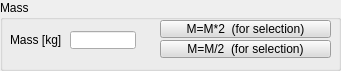
   <widget class="QGroupBox" name="groupBox_4">
    <property name="geometry">
     <rect>
      <x>10</x>
      <y>70</y>
      <width>341</width>
      <height>71</height>
     </rect>
    </property>
    <property name="title">
     <string>Mass</string>
    </property>
    <property name="flat">
     <bool>false</bool>
    </property>
    <widget class="QLineEdit" name="qqMass">
     <property name="geometry">
      <rect>
       <x>70</x>
       <y>31</y>
       <width>66</width>
       <height>18</height>
      </rect>
     </property>
    </widget>
    <widget class="QToolButton" name="qqMassT2">
     <property name="geometry">
      <rect>
       <x>160</x>
       <y>20</y>
       <width>171</width>
       <height>18</height>
      </rect>
     </property>
     <property name="palette">
      <palette>
       <active>
        <colorrole role="WindowText">
         <brush brushstyle="SolidPattern">
          <color alpha="255">
           <red>0</red>
           <green>0</green>
           <blue>0</blue>
          </color>
         </brush>
        </colorrole>
        <colorrole role="Button">
         <brush brushstyle="SolidPattern">
          <color alpha="255">
           <red>220</red>
           <green>220</green>
           <blue>220</blue>
          </color>
         </brush>
        </colorrole>
        <colorrole role="Light">
         <brush brushstyle="SolidPattern">
          <color alpha="255">
           <red>255</red>
           <green>255</green>
           <blue>255</blue>
          </color>
         </brush>
        </colorrole>
        <colorrole role="Midlight">
         <brush brushstyle="SolidPattern">
          <color alpha="255">
           <red>237</red>
           <green>237</green>
           <blue>237</blue>
          </color>
         </brush>
        </colorrole>
        <colorrole role="Dark">
         <brush brushstyle="SolidPattern">
          <color alpha="255">
           <red>110</red>
           <green>110</green>
           <blue>110</blue>
          </color>
         </brush>
        </colorrole>
        <colorrole role="Mid">
         <brush brushstyle="SolidPattern">
          <color alpha="255">
           <red>147</red>
           <green>147</green>
           <blue>147</blue>
          </color>
         </brush>
        </colorrole>
        <colorrole role="Text">
         <brush brushstyle="SolidPattern">
          <color alpha="255">
           <red>0</red>
           <green>0</green>
           <blue>0</blue>
          </color>
         </brush>
        </colorrole>
        <colorrole role="BrightText">
         <brush brushstyle="SolidPattern">
          <color alpha="255">
           <red>255</red>
           <green>255</green>
           <blue>255</blue>
          </color>
         </brush>
        </colorrole>
        <colorrole role="ButtonText">
         <brush brushstyle="SolidPattern">
          <color alpha="255">
           <red>0</red>
           <green>0</green>
           <blue>0</blue>
          </color>
         </brush>
        </colorrole>
        <colorrole role="Base">
         <brush brushstyle="SolidPattern">
          <color alpha="255">
           <red>255</red>
           <green>255</green>
           <blue>255</blue>
          </color>
         </brush>
        </colorrole>
        <colorrole role="Window">
         <brush brushstyle="SolidPattern">
          <color alpha="255">
           <red>220</red>
           <green>220</green>
           <blue>220</blue>
          </color>
         </brush>
        </colorrole>
        <colorrole role="Shadow">
         <brush brushstyle="SolidPattern">
          <color alpha="255">
           <red>0</red>
           <green>0</green>
           <blue>0</blue>
          </color>
         </brush>
        </colorrole>
        <colorrole role="AlternateBase">
         <brush brushstyle="SolidPattern">
          <color alpha="255">
           <red>237</red>
           <green>237</green>
           <blue>237</blue>
          </color>
         </brush>
        </colorrole>
        <colorrole role="ToolTipBase">
         <brush brushstyle="SolidPattern">
          <color alpha="255">
           <red>255</red>
           <green>255</green>
           <blue>220</blue>
          </color>
         </brush>
        </colorrole>
        <colorrole role="ToolTipText">
         <brush brushstyle="SolidPattern">
          <color alpha="255">
           <red>0</red>
           <green>0</green>
           <blue>0</blue>
          </color>
         </brush>
        </colorrole>
       </active>
       <inactive>
        <colorrole role="WindowText">
         <brush brushstyle="SolidPattern">
          <color alpha="255">
           <red>0</red>
           <green>0</green>
           <blue>0</blue>
          </color>
         </brush>
        </colorrole>
        <colorrole role="Button">
         <brush brushstyle="SolidPattern">
          <color alpha="255">
           <red>220</red>
           <green>220</green>
           <blue>220</blue>
          </color>
         </brush>
        </colorrole>
        <colorrole role="Light">
         <brush brushstyle="SolidPattern">
          <color alpha="255">
           <red>255</red>
           <green>255</green>
           <blue>255</blue>
          </color>
         </brush>
        </colorrole>
        <colorrole role="Midlight">
         <brush brushstyle="SolidPattern">
          <color alpha="255">
           <red>237</red>
           <green>237</green>
           <blue>237</blue>
          </color>
         </brush>
        </colorrole>
        <colorrole role="Dark">
         <brush brushstyle="SolidPattern">
          <color alpha="255">
           <red>110</red>
           <green>110</green>
           <blue>110</blue>
          </color>
         </brush>
        </colorrole>
        <colorrole role="Mid">
         <brush brushstyle="SolidPattern">
          <color alpha="255">
           <red>147</red>
           <green>147</green>
           <blue>147</blue>
          </color>
         </brush>
        </colorrole>
        <colorrole role="Text">
         <brush brushstyle="SolidPattern">
          <color alpha="255">
           <red>0</red>
           <green>0</green>
           <blue>0</blue>
          </color>
         </brush>
        </colorrole>
        <colorrole role="BrightText">
         <brush brushstyle="SolidPattern">
          <color alpha="255">
           <red>255</red>
           <green>255</green>
           <blue>255</blue>
          </color>
         </brush>
        </colorrole>
        <colorrole role="ButtonText">
         <brush brushstyle="SolidPattern">
          <color alpha="255">
           <red>0</red>
           <green>0</green>
           <blue>0</blue>
          </color>
         </brush>
        </colorrole>
        <colorrole role="Base">
         <brush brushstyle="SolidPattern">
          <color alpha="255">
           <red>255</red>
           <green>255</green>
           <blue>255</blue>
          </color>
         </brush>
        </colorrole>
        <colorrole role="Window">
         <brush brushstyle="SolidPattern">
          <color alpha="255">
           <red>220</red>
           <green>220</green>
           <blue>220</blue>
          </color>
         </brush>
        </colorrole>
        <colorrole role="Shadow">
         <brush brushstyle="SolidPattern">
          <color alpha="255">
           <red>0</red>
           <green>0</green>
           <blue>0</blue>
          </color>
         </brush>
        </colorrole>
        <colorrole role="AlternateBase">
         <brush brushstyle="SolidPattern">
          <color alpha="255">
           <red>237</red>
           <green>237</green>
           <blue>237</blue>
          </color>
         </brush>
        </colorrole>
        <colorrole role="ToolTipBase">
         <brush brushstyle="SolidPattern">
          <color alpha="255">
           <red>255</red>
           <green>255</green>
           <blue>220</blue>
          </color>
         </brush>
        </colorrole>
        <colorrole role="ToolTipText">
         <brush brushstyle="SolidPattern">
          <color alpha="255">
           <red>0</red>
           <green>0</green>
           <blue>0</blue>
          </color>
         </brush>
        </colorrole>
       </inactive>
       <disabled>
        <colorrole role="WindowText">
         <brush brushstyle="SolidPattern">
          <color alpha="255">
           <red>110</red>
           <green>110</green>
           <blue>110</blue>
          </color>
         </brush>
        </colorrole>
        <colorrole role="Button">
         <brush brushstyle="SolidPattern">
          <color alpha="255">
           <red>220</red>
           <green>220</green>
           <blue>220</blue>
          </color>
         </brush>
        </colorrole>
        <colorrole role="Light">
         <brush brushstyle="SolidPattern">
          <color alpha="255">
           <red>255</red>
           <green>255</green>
           <blue>255</blue>
          </color>
         </brush>
        </colorrole>
        <colorrole role="Midlight">
         <brush brushstyle="SolidPattern">
          <color alpha="255">
           <red>237</red>
           <green>237</green>
           <blue>237</blue>
          </color>
         </brush>
        </colorrole>
        <colorrole role="Dark">
         <brush brushstyle="SolidPattern">
          <color alpha="255">
           <red>110</red>
           <green>110</green>
           <blue>110</blue>
          </color>
         </brush>
        </colorrole>
        <colorrole role="Mid">
         <brush brushstyle="SolidPattern">
          <color alpha="255">
           <red>147</red>
           <green>147</green>
           <blue>147</blue>
          </color>
         </brush>
        </colorrole>
        <colorrole role="Text">
         <brush brushstyle="SolidPattern">
          <color alpha="255">
           <red>110</red>
           <green>110</green>
           <blue>110</blue>
          </color>
         </brush>
        </colorrole>
        <colorrole role="BrightText">
         <brush brushstyle="SolidPattern">
          <color alpha="255">
           <red>255</red>
           <green>255</green>
           <blue>255</blue>
          </color>
         </brush>
        </colorrole>
        <colorrole role="ButtonText">
         <brush brushstyle="SolidPattern">
          <color alpha="255">
           <red>110</red>
           <green>110</green>
           <blue>110</blue>
          </color>
         </brush>
        </colorrole>
        <colorrole role="Base">
         <brush brushstyle="SolidPattern">
          <color alpha="255">
           <red>220</red>
           <green>220</green>
           <blue>220</blue>
          </color>
         </brush>
        </colorrole>
        <colorrole role="Window">
         <brush brushstyle="SolidPattern">
          <color alpha="255">
           <red>220</red>
           <green>220</green>
           <blue>220</blue>
          </color>
         </brush>
        </colorrole>
        <colorrole role="Shadow">
         <brush brushstyle="SolidPattern">
          <color alpha="255">
           <red>0</red>
           <green>0</green>
           <blue>0</blue>
          </color>
         </brush>
        </colorrole>
        <colorrole role="AlternateBase">
         <brush brushstyle="SolidPattern">
          <color alpha="255">
           <red>220</red>
           <green>220</green>
           <blue>220</blue>
          </color>
         </brush>
        </colorrole>
        <colorrole role="ToolTipBase">
         <brush brushstyle="SolidPattern">
          <color alpha="255">
           <red>255</red>
           <green>255</green>
           <blue>220</blue>
          </color>
         </brush>
        </colorrole>
        <colorrole role="ToolTipText">
         <brush brushstyle="SolidPattern">
          <color alpha="255">
           <red>0</red>
           <green>0</green>
           <blue>0</blue>
          </color>
         </brush>
        </colorrole>
       </disabled>
      </palette>
     </property>
     <property name="focusPolicy">
      <enum>Qt::StrongFocus</enum>
     </property>
     <property name="text">
      <string>M=M*2  (for selection)</string>
     </property>
     <property name="autoRepeat">
      <bool>false</bool>
     </property>
    </widget>
    <widget class="QToolButton" name="qqMassD2">
     <property name="geometry">
      <rect>
       <x>160</x>
       <y>40</y>
       <width>171</width>
       <height>18</height>
      </rect>
     </property>
     <property name="palette">
      <palette>
       <active>
        <colorrole role="WindowText">
         <brush brushstyle="SolidPattern">
          <color alpha="255">
           <red>0</red>
           <green>0</green>
           <blue>0</blue>
          </color>
         </brush>
        </colorrole>
        <colorrole role="Button">
         <brush brushstyle="SolidPattern">
          <color alpha="255">
           <red>220</red>
           <green>220</green>
           <blue>220</blue>
          </color>
         </brush>
        </colorrole>
        <colorrole role="Light">
         <brush brushstyle="SolidPattern">
          <color alpha="255">
           <red>255</red>
           <green>255</green>
           <blue>255</blue>
          </color>
         </brush>
        </colorrole>
        <colorrole role="Midlight">
         <brush brushstyle="SolidPattern">
          <color alpha="255">
           <red>237</red>
           <green>237</green>
           <blue>237</blue>
          </color>
         </brush>
        </colorrole>
        <colorrole role="Dark">
         <brush brushstyle="SolidPattern">
          <color alpha="255">
           <red>110</red>
           <green>110</green>
           <blue>110</blue>
          </color>
         </brush>
        </colorrole>
        <colorrole role="Mid">
         <brush brushstyle="SolidPattern">
          <color alpha="255">
           <red>147</red>
           <green>147</green>
           <blue>147</blue>
          </color>
         </brush>
        </colorrole>
        <colorrole role="Text">
         <brush brushstyle="SolidPattern">
          <color alpha="255">
           <red>0</red>
           <green>0</green>
           <blue>0</blue>
          </color>
         </brush>
        </colorrole>
        <colorrole role="BrightText">
         <brush brushstyle="SolidPattern">
          <color alpha="255">
           <red>255</red>
           <green>255</green>
           <blue>255</blue>
          </color>
         </brush>
        </colorrole>
        <colorrole role="ButtonText">
         <brush brushstyle="SolidPattern">
          <color alpha="255">
           <red>0</red>
           <green>0</green>
           <blue>0</blue>
          </color>
         </brush>
        </colorrole>
        <colorrole role="Base">
         <brush brushstyle="SolidPattern">
          <color alpha="255">
           <red>255</red>
           <green>255</green>
           <blue>255</blue>
          </color>
         </brush>
        </colorrole>
        <colorrole role="Window">
         <brush brushstyle="SolidPattern">
          <color alpha="255">
           <red>220</red>
           <green>220</green>
           <blue>220</blue>
          </color>
         </brush>
        </colorrole>
        <colorrole role="Shadow">
         <brush brushstyle="SolidPattern">
          <color alpha="255">
           <red>0</red>
           <green>0</green>
           <blue>0</blue>
          </color>
         </brush>
        </colorrole>
        <colorrole role="AlternateBase">
         <brush brushstyle="SolidPattern">
          <color alpha="255">
           <red>237</red>
           <green>237</green>
           <blue>237</blue>
          </color>
         </brush>
        </colorrole>
        <colorrole role="ToolTipBase">
         <brush brushstyle="SolidPattern">
          <color alpha="255">
           <red>255</red>
           <green>255</green>
           <blue>220</blue>
          </color>
         </brush>
        </colorrole>
        <colorrole role="ToolTipText">
         <brush brushstyle="SolidPattern">
          <color alpha="255">
           <red>0</red>
           <green>0</green>
           <blue>0</blue>
          </color>
         </brush>
        </colorrole>
       </active>
       <inactive>
        <colorrole role="WindowText">
         <brush brushstyle="SolidPattern">
          <color alpha="255">
           <red>0</red>
           <green>0</green>
           <blue>0</blue>
          </color>
         </brush>
        </colorrole>
        <colorrole role="Button">
         <brush brushstyle="SolidPattern">
          <color alpha="255">
           <red>220</red>
           <green>220</green>
           <blue>220</blue>
          </color>
         </brush>
        </colorrole>
        <colorrole role="Light">
         <brush brushstyle="SolidPattern">
          <color alpha="255">
           <red>255</red>
           <green>255</green>
           <blue>255</blue>
          </color>
         </brush>
        </colorrole>
        <colorrole role="Midlight">
         <brush brushstyle="SolidPattern">
          <color alpha="255">
           <red>237</red>
           <green>237</green>
           <blue>237</blue>
          </color>
         </brush>
        </colorrole>
        <colorrole role="Dark">
         <brush brushstyle="SolidPattern">
          <color alpha="255">
           <red>110</red>
           <green>110</green>
           <blue>110</blue>
          </color>
         </brush>
        </colorrole>
        <colorrole role="Mid">
         <brush brushstyle="SolidPattern">
          <color alpha="255">
           <red>147</red>
           <green>147</green>
           <blue>147</blue>
          </color>
         </brush>
        </colorrole>
        <colorrole role="Text">
         <brush brushstyle="SolidPattern">
          <color alpha="255">
           <red>0</red>
           <green>0</green>
           <blue>0</blue>
          </color>
         </brush>
        </colorrole>
        <colorrole role="BrightText">
         <brush brushstyle="SolidPattern">
          <color alpha="255">
           <red>255</red>
           <green>255</green>
           <blue>255</blue>
          </color>
         </brush>
        </colorrole>
        <colorrole role="ButtonText">
         <brush brushstyle="SolidPattern">
          <color alpha="255">
           <red>0</red>
           <green>0</green>
           <blue>0</blue>
          </color>
         </brush>
        </colorrole>
        <colorrole role="Base">
         <brush brushstyle="SolidPattern">
          <color alpha="255">
           <red>255</red>
           <green>255</green>
           <blue>255</blue>
          </color>
         </brush>
        </colorrole>
        <colorrole role="Window">
         <brush brushstyle="SolidPattern">
          <color alpha="255">
           <red>220</red>
           <green>220</green>
           <blue>220</blue>
          </color>
         </brush>
        </colorrole>
        <colorrole role="Shadow">
         <brush brushstyle="SolidPattern">
          <color alpha="255">
           <red>0</red>
           <green>0</green>
           <blue>0</blue>
          </color>
         </brush>
        </colorrole>
        <colorrole role="AlternateBase">
         <brush brushstyle="SolidPattern">
          <color alpha="255">
           <red>237</red>
           <green>237</green>
           <blue>237</blue>
          </color>
         </brush>
        </colorrole>
        <colorrole role="ToolTipBase">
         <brush brushstyle="SolidPattern">
          <color alpha="255">
           <red>255</red>
           <green>255</green>
           <blue>220</blue>
          </color>
         </brush>
        </colorrole>
        <colorrole role="ToolTipText">
         <brush brushstyle="SolidPattern">
          <color alpha="255">
           <red>0</red>
           <green>0</green>
           <blue>0</blue>
          </color>
         </brush>
        </colorrole>
       </inactive>
       <disabled>
        <colorrole role="WindowText">
         <brush brushstyle="SolidPattern">
          <color alpha="255">
           <red>110</red>
           <green>110</green>
           <blue>110</blue>
          </color>
         </brush>
        </colorrole>
        <colorrole role="Button">
         <brush brushstyle="SolidPattern">
          <color alpha="255">
           <red>220</red>
           <green>220</green>
           <blue>220</blue>
          </color>
         </brush>
        </colorrole>
        <colorrole role="Light">
         <brush brushstyle="SolidPattern">
          <color alpha="255">
           <red>255</red>
           <green>255</green>
           <blue>255</blue>
          </color>
         </brush>
        </colorrole>
        <colorrole role="Midlight">
         <brush brushstyle="SolidPattern">
          <color alpha="255">
           <red>237</red>
           <green>237</green>
           <blue>237</blue>
          </color>
         </brush>
        </colorrole>
        <colorrole role="Dark">
         <brush brushstyle="SolidPattern">
          <color alpha="255">
           <red>110</red>
           <green>110</green>
           <blue>110</blue>
          </color>
         </brush>
        </colorrole>
        <colorrole role="Mid">
         <brush brushstyle="SolidPattern">
          <color alpha="255">
           <red>147</red>
           <green>147</green>
           <blue>147</blue>
          </color>
         </brush>
        </colorrole>
        <colorrole role="Text">
         <brush brushstyle="SolidPattern">
          <color alpha="255">
           <red>110</red>
           <green>110</green>
           <blue>110</blue>
          </color>
         </brush>
        </colorrole>
        <colorrole role="BrightText">
         <brush brushstyle="SolidPattern">
          <color alpha="255">
           <red>255</red>
           <green>255</green>
           <blue>255</blue>
          </color>
         </brush>
        </colorrole>
        <colorrole role="ButtonText">
         <brush brushstyle="SolidPattern">
          <color alpha="255">
           <red>110</red>
           <green>110</green>
           <blue>110</blue>
          </color>
         </brush>
        </colorrole>
        <colorrole role="Base">
         <brush brushstyle="SolidPattern">
          <color alpha="255">
           <red>220</red>
           <green>220</green>
           <blue>220</blue>
          </color>
         </brush>
        </colorrole>
        <colorrole role="Window">
         <brush brushstyle="SolidPattern">
          <color alpha="255">
           <red>220</red>
           <green>220</green>
           <blue>220</blue>
          </color>
         </brush>
        </colorrole>
        <colorrole role="Shadow">
         <brush brushstyle="SolidPattern">
          <color alpha="255">
           <red>0</red>
           <green>0</green>
           <blue>0</blue>
          </color>
         </brush>
        </colorrole>
        <colorrole role="AlternateBase">
         <brush brushstyle="SolidPattern">
          <color alpha="255">
           <red>220</red>
           <green>220</green>
           <blue>220</blue>
          </color>
         </brush>
        </colorrole>
        <colorrole role="ToolTipBase">
         <brush brushstyle="SolidPattern">
          <color alpha="255">
           <red>255</red>
           <green>255</green>
           <blue>220</blue>
          </color>
         </brush>
        </colorrole>
        <colorrole role="ToolTipText">
         <brush brushstyle="SolidPattern">
          <color alpha="255">
           <red>0</red>
           <green>0</green>
           <blue>0</blue>
          </color>
         </brush>
        </colorrole>
       </disabled>
      </palette>
     </property>
     <property name="focusPolicy">
      <enum>Qt::StrongFocus</enum>
     </property>
     <property name="text">
      <string>M=M/2  (for selection)</string>
     </property>
    </widget>
    <widget class="QLabel" name="label_6">
     <property name="geometry">
      <rect>
       <x>10</x>
       <y>31</y>
       <width>61</width>
       <height>18</height>
      </rect>
     </property>
     <property name="text">
      <string>Mass [kg]</string>
     </property>
    </widget>
   </widget>
